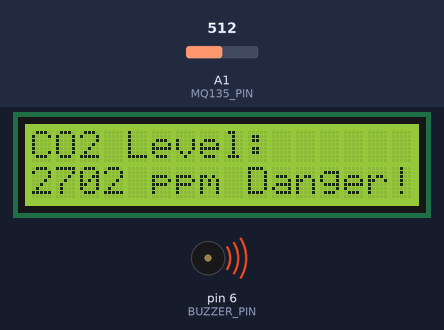
A sketch run on a simulated Arduino Uno, built with avr-gcc and run on an emulated ATmega328P. Shown: 16×2 character LCD, buzzer (waves = sounding, pin HIGH). The inputs (shaded band) are chosen by the test bench; at power-on: A1 (MQ135_PIN) = 512.

Above: at 3.2 s.
3.3 s: A1 (MQ135_PIN) set to 362
At 4.4 s:
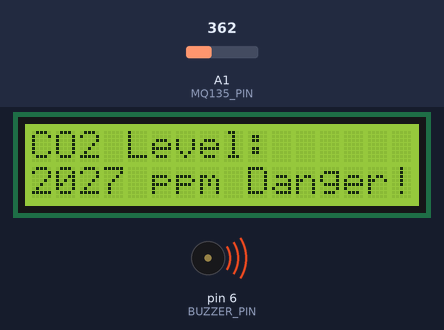
9.2 s: A1 (MQ135_PIN) set to 342
At 10.9 s:
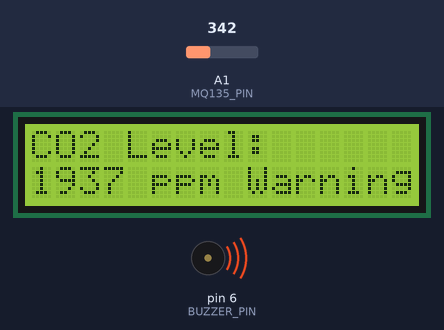
15.1 s: A1 (MQ135_PIN) set to 142
At 17.4 s:
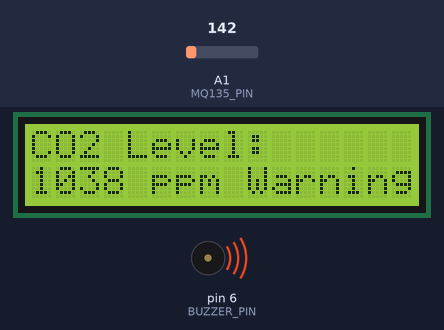
19.6 s: A1 (MQ135_PIN) set to 124
At 20.8 s:
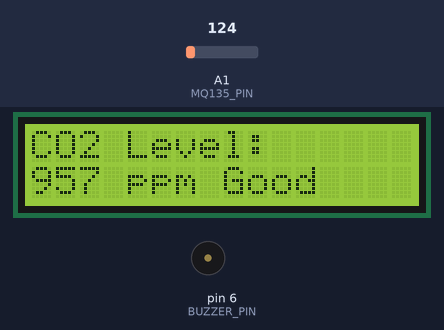
Timing chart, 0 to 22.6 s (numbered marks = the images above; inputs shaded):
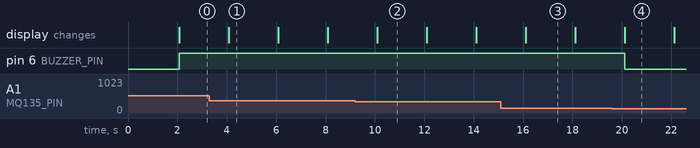

The sketch:

MQ135+OLED.ino
```cpp
#include <LiquidCrystal.h>

#define MQ135_PIN A1  // MQ135 sensor connected to A1
#define BUZZER_PIN 6  // Buzzer connected to pin 6

int co2Level;  // Variable to store CO2 level

// Initialize the library with the numbers of the interface pins
LiquidCrystal lcd(12, 11, 5, 4, 3, 2);

void setup() {
  pinMode(MQ135_PIN, INPUT);  // Set the MQ135 pin as input
  pinMode(BUZZER_PIN, OUTPUT);  // Set the buzzer pin as output
  Serial.begin(9600);  // Begin serial communication at 9600 baud

  lcd.begin(16, 2);  // Initialize the 16x2 LCD display
  lcd.print("CO2 Monitor");  // Display welcome message
  delay(2000);  // Wait for 2 seconds
  lcd.clear();  // Clear the display
}

void loop() {
  int sensorValue = analogRead(MQ135_PIN);  // Read the analog value from MQ135 sensor
  co2Level = map(sensorValue, 0, 1023, 400, 5000);  // Map the sensor value to CO2 ppm range

  lcd.setCursor(0, 0);  // Set the cursor to the first row
  lcd.print("CO2 Level:");  // Display the CO2 level label
  lcd.setCursor(0, 1);  // Set the cursor to the second row
  lcd.print(co2Level);  // Display the CO2 level in ppm
  lcd.print(" ppm");  // Display the unit ppm

  // Check CO2 level and take appropriate actions
  if (co2Level < 1000) {
    lcd.print(" Good  ");
    digitalWrite(BUZZER_PIN, LOW);  // Turn off the buzzer
  } else if (co2Level < 2000) {
    lcd.print(" Warning ");
    digitalWrite(BUZZER_PIN, HIGH);  // Turn on the buzzer
  } else {
    lcd.print(" Danger!");
    digitalWrite(BUZZER_PIN, HIGH);  // Turn on the buzzer
  }

  delay(2000);  // Wait for 2 seconds before the next update
  lcd.clear();  // Clear the display for the next update
}
```

Measured:
- the behaviour switches between 356 and 355 on A1 (MQ135_PIN) (found by bisection; images 1 and 2)
- the behaviour switches between 134 and 133 on A1 (MQ135_PIN) (found by bisection; images 3 and 4)
- after the input at 3.3 s, the display: first differs from a run without the input after 0.78 s (image 1)
- after the input at 9.2 s, the display: first differs from a run without the input after 0.90 s (image 2)
- after the input at 15.1 s, the display: first differs from a run without the input after 1.0 s (image 3)
- after the input at 19.6 s, pin 6 (BUZZER_PIN): HIGH → LOW after 0.53 s; the display: first differs from a run without the input after 0.53 s (image 4)
- what the display in image 1 shows lasts 2.0 s, from 4.1 s to 6.1 s
